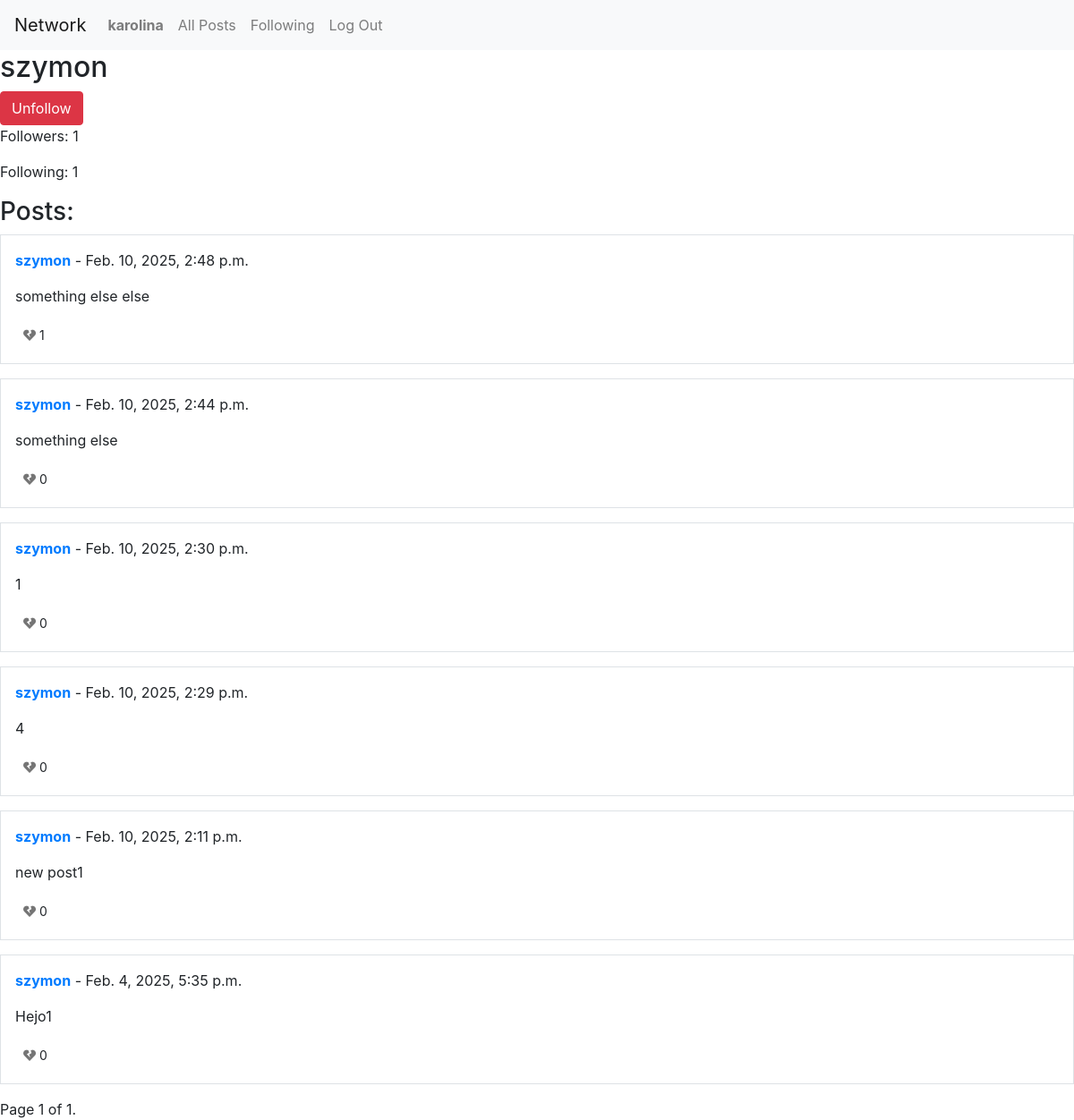
Screenshot of /profile/szymon/ (signed in) with the database file from the repository.
### network/models.py (models this page shows, shortened)
class User(AbstractUser):
    pass
    followers = models.ManyToManyField("self", symmetrical=False, related_name="following", blank=True)

class Post(models.Model):
    user = models.ForeignKey(User, on_delete=models.CASCADE)
    content = models.TextField()
    created_at = models.DateTimeField(auto_now_add=True)
    likes = models.IntegerField(default=0)
    liked_by = models.ManyToManyField(User, related_name='liked_posts', blank=True)

### network/views.py (the view)
# urls.py: path("profile/<str:username>/", views.profile, name="profile"),
@login_required
def profile(request, username):
    user_profile = get_object_or_404(User, username=username)
    posts = Post.objects.filter(user=user_profile).order_by('-created_at')
    followers = user_profile.followers.count()
    following = user_profile.following.count()
    paginator = Paginator(posts, 10)
    page_number = request.GET.get('page')
    page_obj = paginator.get_page(page_number)
    return render(request, "network/profile.html", {
        "user_profile": user_profile,
        "user": request.user,
        "page_obj": page_obj,
        "followers": followers,
        "following": following
    })

### network/templates/network/profile.html (shortened to what this page needs)
{% extends "network/layout.html" %}
{% block body %}
    <h2>{{ user_profile.username }}</h2>
    {% if user != user_profile %}
        {% if user_profile in user.following.all %}
            <form action="{% url 'follow' user_profile.username %}" method="post">
                <button type="submit" class="btn btn-danger">Unfollow</button>
            </form>
        {% else %}
            <form action="{% url 'follow' user_profile.username %}" method="post">
                {% csrf_token %}
                <button type="submit" class="btn btn-primary">Follow</button>
            </form>
        {% endif %}
    {% endif %}
    <p>Followers: {{ followers }}</p>
    <p>Following: {{ following }}</p>
    <h3>Posts:</h3>
    {% for post in page_obj %}
        <div class="post mb-3" data-post-id="{{ post.id }}">
            <div class="border p-3">
                <p><strong><a href="{% url 'profile' post.user.username %}">{{ post.user.username }}</a></strong> - {{ post.created_at }}</p>
                <p id="post-content-{{ post.id }}" class="post-content">{{ post.content }}</p>
                <button class="btn btn-sm like-btn" data-post-id="{{ post.id }}">
                    {% if post.user_has_liked %}
                        <i class="fa fa-heart"></i>
                    {% else %}
                        <i id="broken" class="fa fa-heart-broken"></i>
                    {% endif %}
                    <span class="like-count">{{ post.liked_by.count }}</span>
                </button> <br>
            </div>
        </div>
    {% empty %}
        <p>No posts yet.</p>
    {% endfor %}
    <div class="pagination">
        <span class="step-links">
            <span class="current">
                Page {{ page_obj.number }} of {{ page_obj.paginator.num_pages }}.
            </span>
        </span>
    </div>
{% endblock %}

### network/templates/network/layout.html (shortened to what this page needs)
{% load static %}
<!DOCTYPE html>
<html lang="en">
    <head>
        <link rel="stylesheet" href="https://cdnjs.cloudflare.com/ajax/libs/font-awesome/5.15.4/css/all.min.css">
        <link rel="stylesheet" href="https://stackpath.bootstrapcdn.com/bootstrap/4.4.1/css/bootstrap.min.css">
        <link href="{% static 'network/styles.css' %}" rel="stylesheet">
    </head>
    <body>
        <nav class="navbar navbar-expand-lg navbar-light bg-light">
            <a class="navbar-brand" href="{% url 'index' %}">Network</a>
            <div>
              <ul class="navbar-nav mr-auto">
                {% if user.is_authenticated %}
                    <li class="nav-item">
                        <a class="nav-link" href="{% url 'profile' user.username %}"><strong>{{ user.username }}</strong></a>
                    </li>
                {% endif %}
                <li class="nav-item">
                  <a class="nav-link" href="{% url 'all_posts' %}">All Posts</a>
                </li>
                {% if user.is_authenticated %}
                    <li class="nav-item">
                        <a class="nav-link" href="{% url 'following' %}">Following</a>
                    </li>
                    <li class="nav-item">
                        <a class="nav-link" href="{% url 'logout' %}">Log Out</a>
                    </li>
                {% endif %}
              </ul>
            </div>
          </nav>
        <div class="body">
            {% block body %}
            {% endblock %}
        </div>
    </body>
</html>

### network/static/network/styles.css (style rules this page uses)
.fa-heart-broken { color: rgb(117, 117, 117); }

### rows the page displays
User: username "karolina"
User: username "szymon"
Post: user.username "szymon", created_at "Feb. 10, 2025, 2:48 p.m.", content "something else else", liked_by.count "1"
Post: user.username "szymon", created_at "Feb. 10, 2025, 2:44 p.m.", content "something else", liked_by.count "0"
Post: user.username "szymon", created_at "Feb. 10, 2025, 2:30 p.m.", content "1", liked_by.count "0"
Post: user.username "szymon", created_at "Feb. 10, 2025, 2:29 p.m.", content "4", liked_by.count "0"
Post: user.username "szymon", created_at "Feb. 10, 2025, 2:11 p.m.", content "new post1", liked_by.count "0"
Post: user.username "szymon", created_at "Feb. 4, 2025, 5:35 p.m.", content "Hejo1", liked_by.count "0"

### other values shown
{{ followers }} "1"
{{ following }} "1"
{{ page_obj.number }} "1"
{{ page_obj.paginator.num_pages }} "1"
